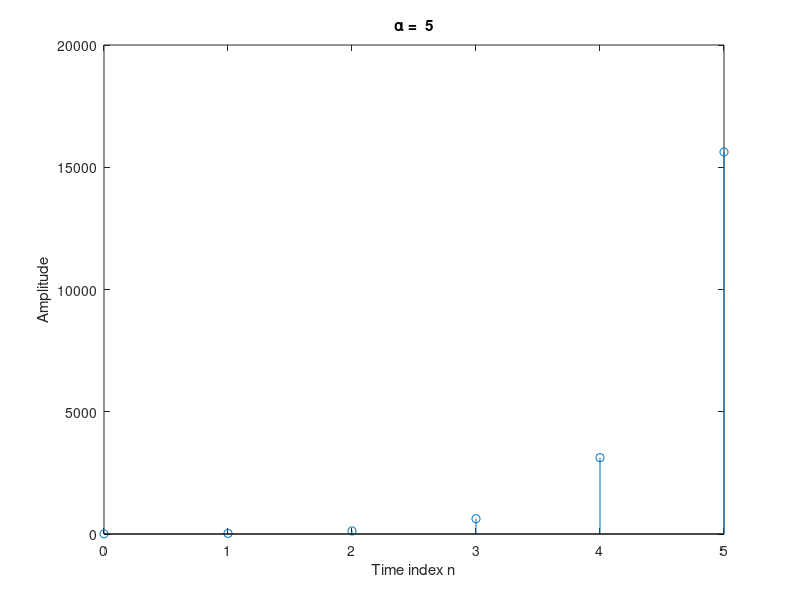

Write the MATLAB code that produced this figure.
% Program 2_3
% Generation of real exponential sequence
%
a = input('Type in argument = ');
K = input('Type in the gain constant = ');
N = input ('Type in length of sequence = ');
n = 0:N;
x = K*a.^n;
stem(n,x);
xlabel('Time index n');ylabel('Amplitude');
title(['\alpha =  ',num2str(a)]);